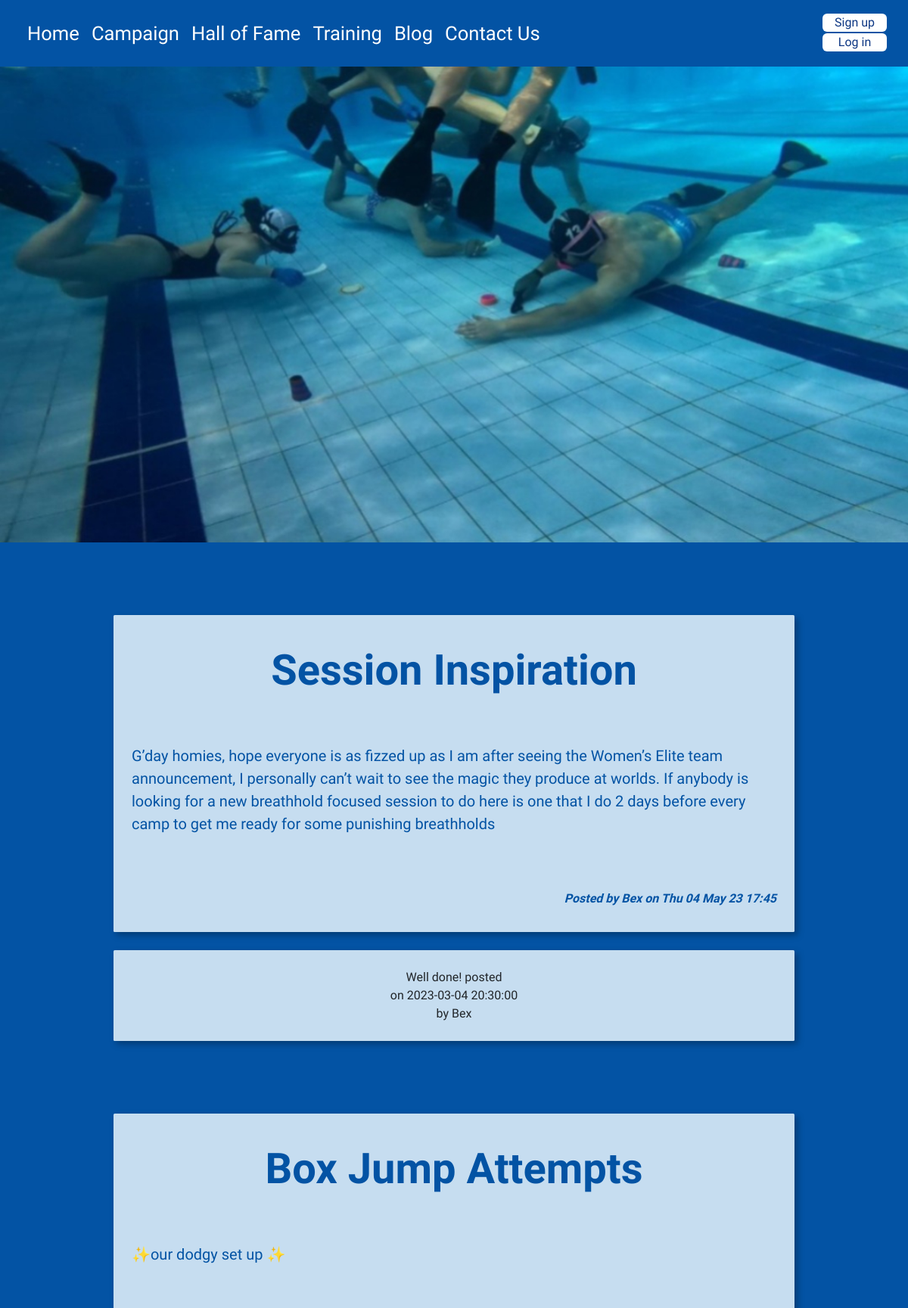
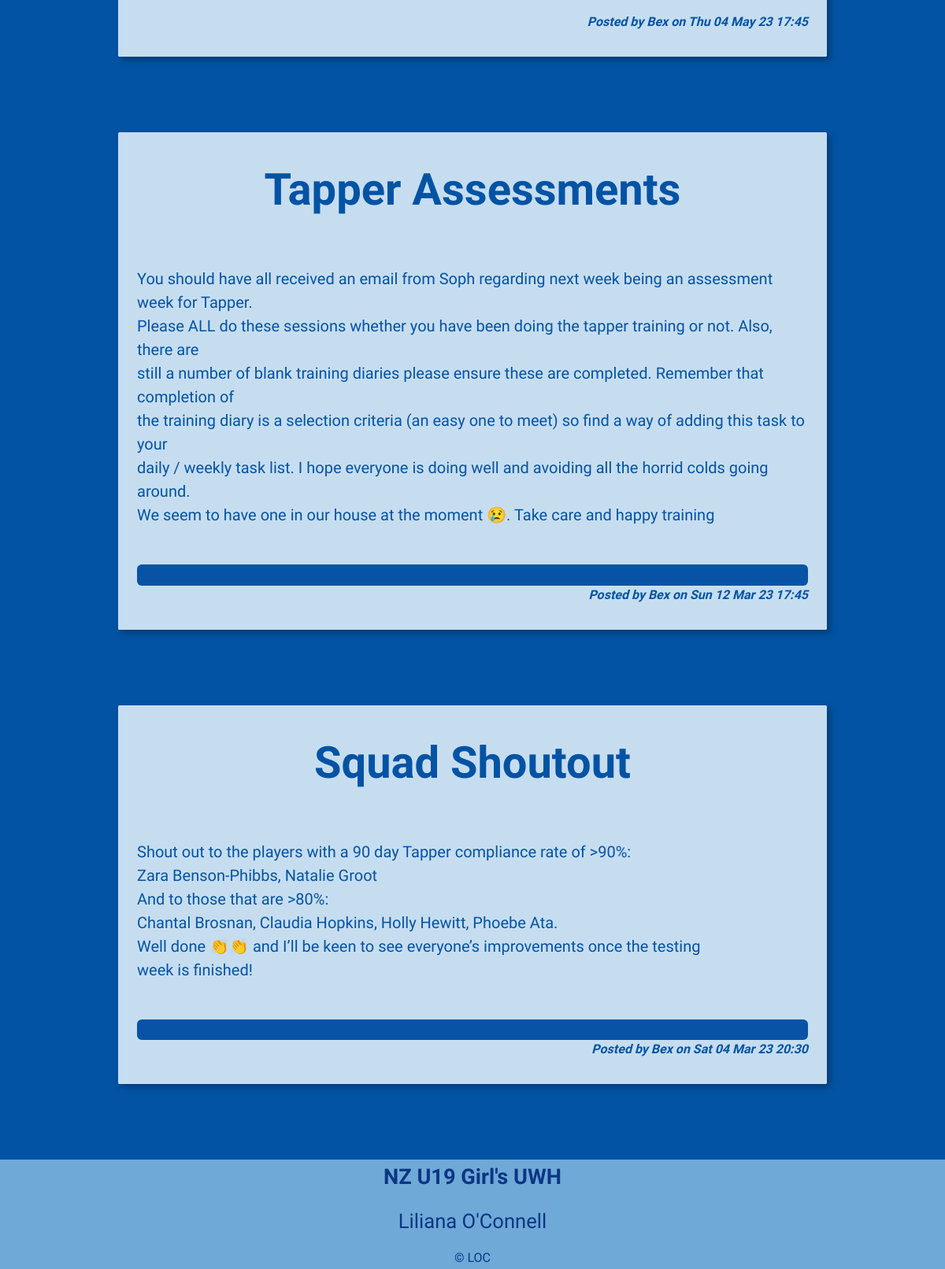
/blog, run on an earlier commit of the app's database (2 pictures, top to bottom).
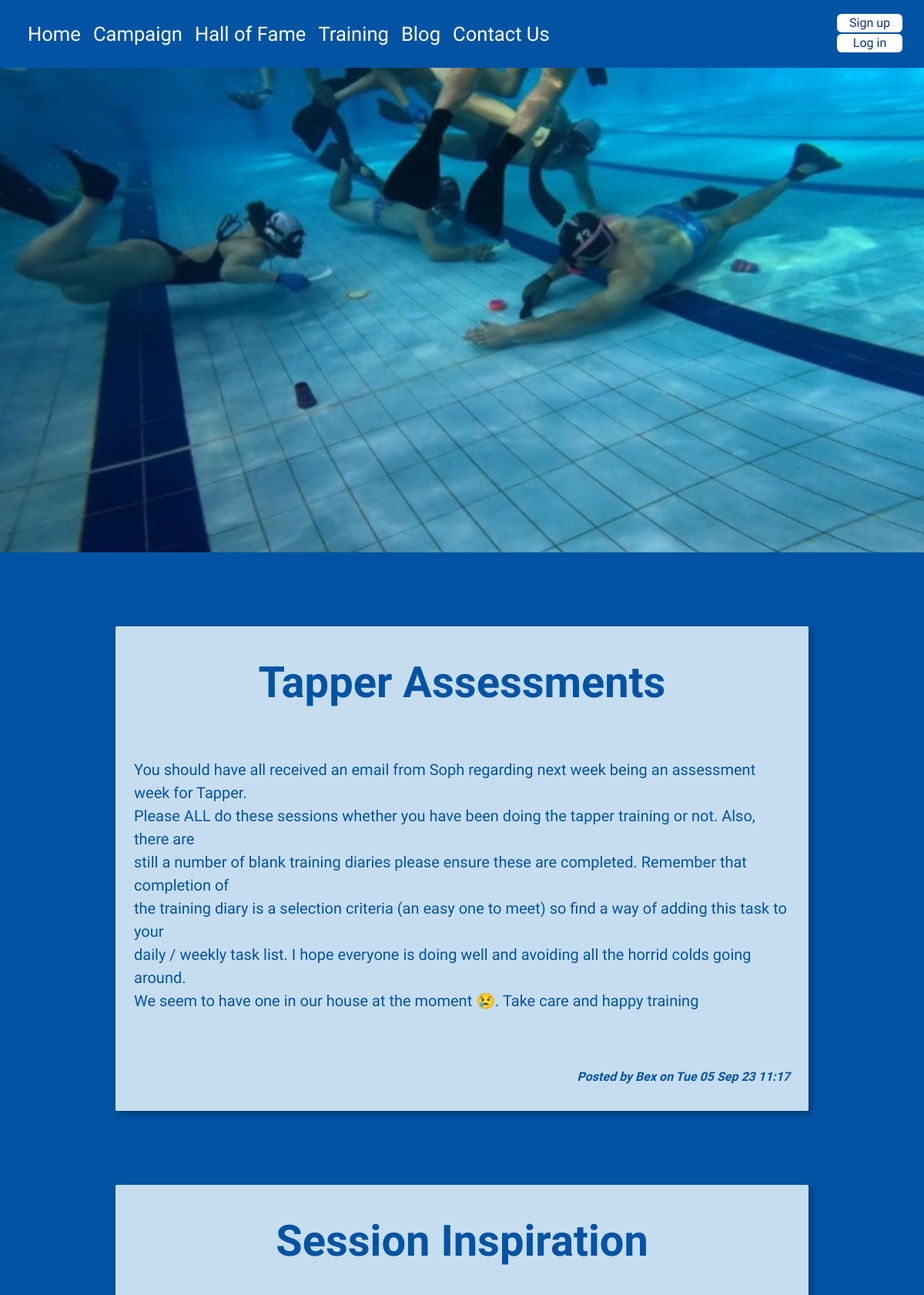
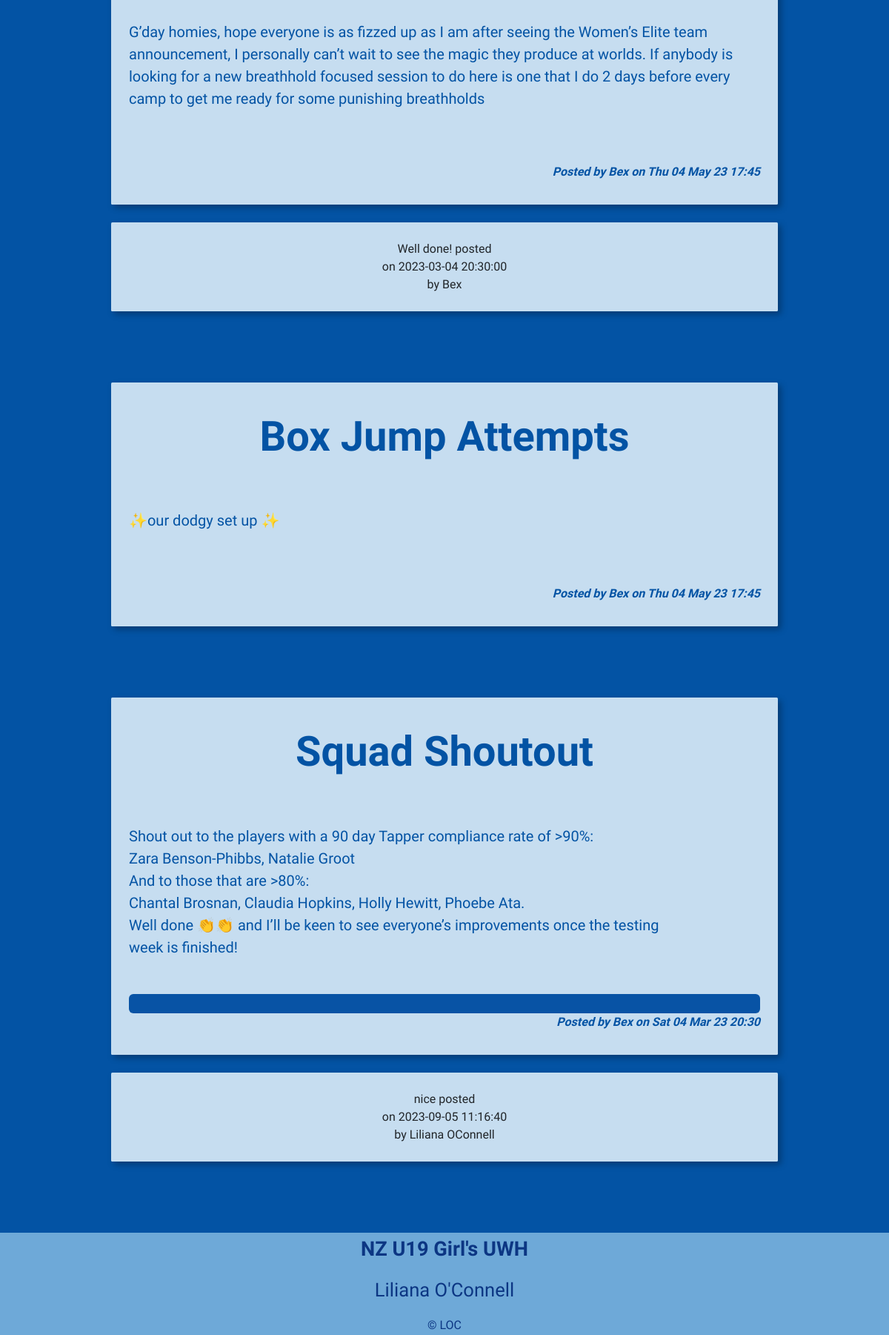
And on a later commit of the database (2 pictures, top to bottom).
### tables this page shows
CREATE TABLE blog(
    blog_id integer primary key autoincrement not null,
    title text not null unique,
    content text not null unique,
    date not null,
    member_id integer not null,
    picture text,
    foreign key(member_id) references member(member_id)
);

CREATE TABLE member(
    member_id integer primary key autoincrement not null,
    name text not null,
    email text not null unique,
    password text not null,
    authorisation text not null
);

CREATE TABLE comments(
    comment_id integer primary key autoincrement not null,
    content text not null,
    date date not null,
    member_id integer not null,
    blog_id integer not null,
    foreign key(member_id) references member(member_id),
    foreign key(blog_id) references blog(blog_id)
);

### server.py (the view)
@app.route('/blog')
def blog():
    sql = """ select blog.blog_id, blog.title, blog.content, blog.date, blog.picture, member.name
        from blog
        join member on blog.member_id= member.member_id
        order by blog.date desc;
        """
    result_blog = run_search_query_tuples(sql, (), db_path, True)
    print(result_blog)
    sql = """select comments.comment_id, comments.content, comments.date, member.name,  blog.blog_id
    from comments
    join member on comments.member_id = member.member_id
    join blog on comments.blog_id = blog.blog_id
    order by comments.date desc;
    """
    result_comment = run_search_query_tuples(sql, (), db_path, True)
    print(result_comment)
    return render_template("blog.html", blog=result_blog, comments=result_comment)

### db_function.py (called while the page is built)
def run_search_query_tuples(sql_query, values_tuple, file_path, rowfactory=False):
    result = None
    try:
        db = sqlite3.connect(file_path)
        if rowfactory:
            db.row_factory = sqlite3.Row
        cursor = db.cursor()
        cursor.execute(sql_query, values_tuple)
        result = cursor.fetchall()
        cursor.close()
    except sqlite3.Error as error:
        print("Error running search query tuples: {}".format(error))
        return None
    db.close()
    if result is None:
        print("No search values were found")
    return result

### server.py (called while the page is built)
@app.template_filter()
def date(sqlite_dt):
    x = datetime.strptime(sqlite_dt, '%Y-%m-%d %H:%M:%S')
    return x.strftime('%a %d %b %y %H:%M')

### templates/blog.html (shortened to what this page needs)
{% extends "layout.html" %}
{% block banner %}
<img src="static/images/coverimage_1.jpeg" alt="Front Banner" class="d-block" style="width:100%;">
    <div class="hero"><h1> Blog Posts  </h1>
    </div>
{% endblock %}
{% block content %}
<div class="container-fluid p-5">
    {% for row in blog %}
    <div class="container-fluid p-4">
            <div class="news p-4 my-4">
                <h1 class="py-3" style="color:rgb(3,83,164);"> {{ row['title'] }}</h1>
                <p class="news-text fs-5 my-5" style="color:rgb(3,83,164);">{{row['content'] | replace("\n", "<br>") | safe }}</p>
                <img class="img-fluid rounded" src="{{ url_for('static', filename='images/'+row['picture']) }}" alt="">
                <div class="news-meta fst-italic mb-2" style="color: rgb(3,83,164);">Posted by {{row['name']}} on {{row['date'] | date }}</div>
            </div>
        <div class="news">
            {% for comment in comments %}
                {% if row['blog_id'] == comment['blog_id'] %}
                        <div id="comment-{{loop.index}}" class="p-4 mb-4 container-sm rounded text-center">
                            <div class="">{{comment['content']}} posted
                                <br> on {{comment['date']}}
                                <br> by {{comment['name']}}
                            </div>
                        </div>
                {% endif %}
            {% endfor %}
        </div>
        </div>
    {% endfor %}
</div>
{% endblock %}

### templates/layout.html (shortened to what this page needs)
<!DOCTYPE html>
<html lang="en">
<head>
<link href="https://cdn.jsdelivr.net/npm/bootstrap@5.2.3/dist/css/bootstrap.min.css" rel="stylesheet">
<link rel="stylesheet" href="static/styles.css">
</head>
<body>
    <div class="container-fluid">
        <nav class="navbar navbar-expand-lg px-3 py-1 ">
            <div class="collapse navbar-collapse" id="collapsibleNavbar">
              <ul class="navbar-nav">
                <li class="nav-item">
                  <a class="nav-link" href="{{ url_for('index') }}">Home</a>
                </li>
                <li class="nav-item">
                  <a class="nav-link" href="{{ url_for('campaign') }}">Campaign</a>
                </li>
                <li class="nav-item">
                  <a class="nav-link" href="{{ url_for('halloffame') }}">Hall of Fame</a>
                </li>
                <li class="nav-item">
                  <a class="nav-link" href="{{ url_for('training') }}">Training</a>
                </li>
                  <li class="nav-item">
                  <a class="nav-link" href="{{ url_for('blog') }}">Blog</a>
                </li>
                <li class="nav-item">
                  <a class="nav-link" href="{{ url_for('contact', id=0, task='add')}}">Contact Us</a>
                </li>
              </ul>
                <div class="ms-auto">
                    {% if session %}
                        <a class="nav-link btn btn-outline" href="{{ url_for('logout') }}">Log out</a>
                    {% else %}
                        <a class="nav-link btn btn-outline" href="{{ url_for('signup') }}">Sign up</a>
                        <a class="nav-link btn btn-outline" href="{{ url_for('login') }}">Log in</a>
                    {% endif %}
                </div>
            </div>
        </nav>
    </div>
{% block banner %}
{% endblock %}
{% block content %}
{% endblock %}
<footer class="container-fluid footer-content">
    <p> NZ U19 Girl's UWH </p>
    <p> Liliana O'Connell </p>
    <div> &copy; LOC  </div>
</footer>
</body>
</html>

### static/styles.css (style rules this page uses)
:root { --brand-light: rgb(198,221,240); --brand-blue: rgb(3,83,164); --brand-medium: rgb(0,109,170); --brand-deep: rgb(12,54,131); --brand-light: rgb(110,169,216); }
body { background-color: var(--brand-blue); font-family: 'Fira sans', sans-serif; font-size: 100%; }
p { font-size: 1.6em; }
h1 { font-size: 3.5em; border: 0px solid red; padding:0; overflow: hidden; color: rgb(255,255,255,0.75); font-weight: bold; display: table; white-space: nowrap; margin: 0em; text-align: center; }
h1:before, h1:after { border-top: 3px rgb(255,255,255,0.75); content: ''; display: table-cell; position: relative; top: 0.65em; width: 50%; }
h1:before { right: 3%; }
h1:after { left: 3%; }
.hero { position: absolute; text-align: center; top: 50%; left: 50%; transform: translate(-50%, -50%); font-size: 1.7em; }
.navbar { border-bottom: 1px var(--brand-deep); }
.nav-link { font-size: 1em; color: white; }
.btn { color: var(--brand-deep); background-color: white; }
.btn-outline { border: 1px var(--brand-deep); padding: 0 1em; margin-bottom: 0.1em; }
ul { border: 0px solid red; margin: 0em 0.1em 0.1em 0; padding: 0.5em; text-align: left; font-size: 1.6em; color: white; font-weight: 400; }
.news { max-width: 900px; margin: auto; background-color: rgb(198,221,240); border-radius: 0.1em; filter: drop-shadow(0.25em 0.25em 0.25em rgba(0,0,0,0.3)); }
.news-text { font-size: 1.7em; }
.news-meta { text-align: end; font-weight: bold; }
.news-text { font-size: 1.4em; }
.news-meta { text-align: end; }
.footer-content { background-color: var(--brand-light); text-align: center; padding: 0.1em 0 0.1em 0; color: var(--brand-deep); }
.footer-content p:first-child { font-weight: 600; font-size: 1.7em; }

What changed in the data, as far as the page shows it:
changed blog "Tapper Assessments": date "Sun 12 Mar 23 17:45" → "Tue 05 Sep 23 11:17"; picture: picture removed; moves up the list
added comments: content "nice", date "2023-09-05 11:16:40", name "Liliana OConnell", shown under blog "Squad Shoutout"
